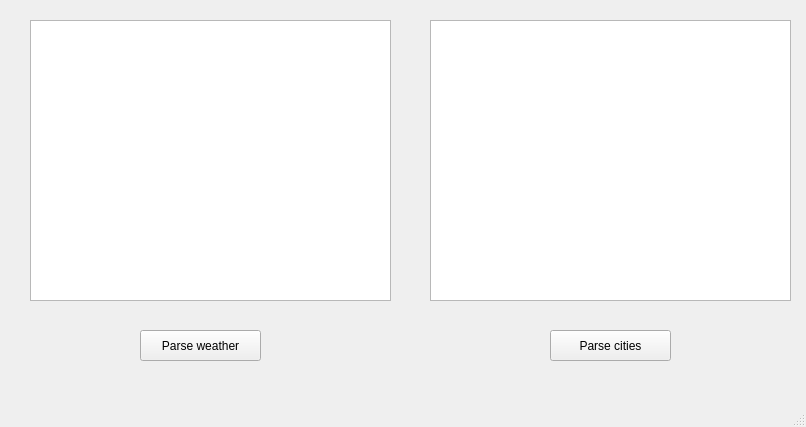
<?xml version="1.0" encoding="UTF-8"?>
<ui version="4.0">
 <class>MainWindow</class>
 <widget class="QMainWindow" name="MainWindow">
  <property name="geometry">
   <rect>
    <x>0</x>
    <y>0</y>
    <width>806</width>
    <height>427</height>
   </rect>
  </property>
  <property name="windowTitle">
   <string>MainWindow</string>
  </property>
  <widget class="QWidget" name="centralwidget">
   <widget class="QPushButton" name="pushButton">
    <property name="geometry">
     <rect>
      <x>140</x>
      <y>330</y>
      <width>121</width>
      <height>31</height>
     </rect>
    </property>
    <property name="text">
     <string>Parse weather</string>
    </property>
   </widget>
   <widget class="QTextBrowser" name="textBrowser">
    <property name="geometry">
     <rect>
      <x>30</x>
      <y>20</y>
      <width>361</width>
      <height>281</height>
     </rect>
    </property>
   </widget>
   <widget class="QPushButton" name="pushButton_2">
    <property name="geometry">
     <rect>
      <x>550</x>
      <y>330</y>
      <width>121</width>
      <height>31</height>
     </rect>
    </property>
    <property name="text">
     <string>Parse cities</string>
    </property>
   </widget>
   <widget class="QTextBrowser" name="textBrowser_2">
    <property name="geometry">
     <rect>
      <x>430</x>
      <y>20</y>
      <width>361</width>
      <height>281</height>
     </rect>
    </property>
   </widget>
  </widget>
  <widget class="QMenuBar" name="menubar">
   <property name="geometry">
    <rect>
     <x>0</x>
     <y>0</y>
     <width>806</width>
     <height>21</height>
    </rect>
   </property>
  </widget>
  <widget class="QStatusBar" name="statusbar"/>
 </widget>
 <resources/>
 <connections/>
</ui>
